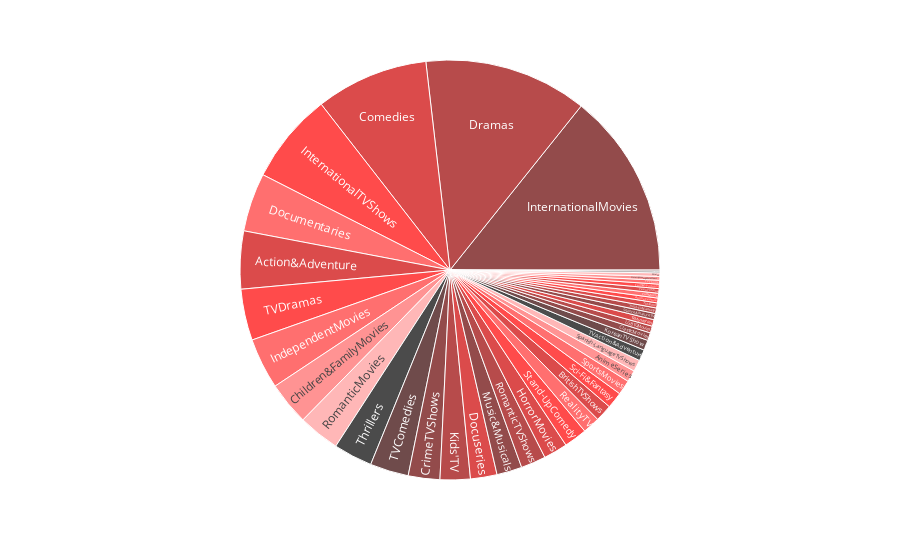

This figure's notebook cell:
### Markdown cell above
Content by Genre

### Code cell
genres=list(df['listed_in'])
gen=[]

for i in genres:
    i=list(i.split(','))
    for j in i:
        gen.append(j.replace(' ',""))
# Size   
g=Counter(gen)

genres=list(df['listed_in'])
gen=[]

for i in genres:
    i=list(i.split(','))
    for j in i:
        gen.append(j.replace(' ',""))


dic_order = dict(sorted(g.items(), key=lambda item: item[1]))
dic_order

data1 = {
    'Category': list(dic_order.keys()),
    'Values': list(dic_order.values())
}

df_query = pd.DataFrame(data1)

custom_palette = ['#660000', '#990000', '#CC0000', '#FF0000', '#FF3333']

fig = px.sunburst(df_query, path=['Category'], values='Values', color_discrete_sequence=custom_palette)

fig.show()

### Figure 1 — Plotly figure (JSON) as saved in the notebook; plotly's stock layout.template omitted (floating-point values rounded to 4 significant figures)
{"data": [{"branchvalues": "total", "domain": {"x": [0, 1], "y": [0, 1]}, "hovertemplate": "labels=%{label}<br>Values=%{value}<br>parent=%{parent}<br>id=%{id}<extra></extra>", "ids": ["Action&Adventure", "AnimeFeatures", "AnimeSeries", "BritishTVShows", "Children&FamilyMovies", "Classic&CultTV", "ClassicMovies", "Comedies", "CrimeTVShows", "CultMovies", "Documentaries", "Docuseries", "Dramas", "Faith&Spirituality", "HorrorMovies", "IndependentMovies", "InternationalMovies", "InternationalTVShows", "Kids'TV", "KoreanTVShows", "LGBTQMovies", "Movies", "Music&Musicals", "RealityTV", "RomanticMovies", "RomanticTVShows", "Sci-Fi&Fantasy", "Science&NatureTV", "Spanish-LanguageTVShows", "SportsMovies", "Stand-UpComedy", "Stand-UpComedy&TalkShows", "TVAction&Adventure", "TVComedies", "TVDramas", "TVHorror", "TVMysteries", "TVSci-Fi&Fantasy", "TVShows", "TVThrillers", "TeenTVShows", "Thrillers"], "labels": ["Action&Adventure", "AnimeFeatures", "AnimeSeries", "BritishTVShows", "Children&FamilyMovies", "Classic&CultTV", "ClassicMovies", "Comedies", "CrimeTVShows", "CultMovies", "Documentaries", "Docuseries", "Dramas", "Faith&Spirituality", "HorrorMovies", "IndependentMovies", "InternationalMovies", "InternationalTVShows", "Kids'TV", "KoreanTVShows", "LGBTQMovies", "Movies", "Music&Musicals", "RealityTV", "RomanticMovies", "RomanticTVShows", "Sci-Fi&Fantasy", "Science&NatureTV", "Spanish-LanguageTVShows", "SportsMovies", "Stand-UpComedy", "Stand-UpComedy&TalkShows", "TVAction&Adventure", "TVComedies", "TVDramas", "TVHorror", "TVMysteries", "TVSci-Fi&Fantasy", "TVShows", "TVThrillers", "TeenTVShows", "Thrillers"], "name": "", "parents": ["", "", "", "", "", "", "", "", "", "", "", "", "", "", "", "", "", "", "", "", "", "", "", "", "", "", "", "", "", "", "", "", "", "", "", "", "", "", "", "", "", ""], "type": "sunburst", "values": [859, 71, 174, 252, 641, 26, 116, 1674, 469, 71, 869, 394, 2426, 65, 357, 756, 2752, 1349, 448, 151, 102, 53, 375, 255, 616, 370, 243, 92, 173, 219, 343, 56, 167, 573, 762, 75, 98, 83, 16, 57, 69, 577]}], "layout": {"autosize": true, "legend": {"tracegroupgap": 0}, "margin": {"t": 60}, "sunburstcolorway": ["#660000", "#990000", "#CC0000", "#FF0000", "#FF3333"]}}
